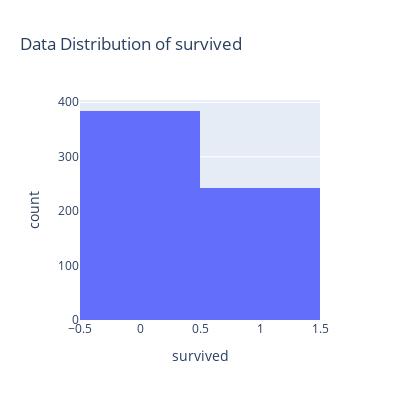
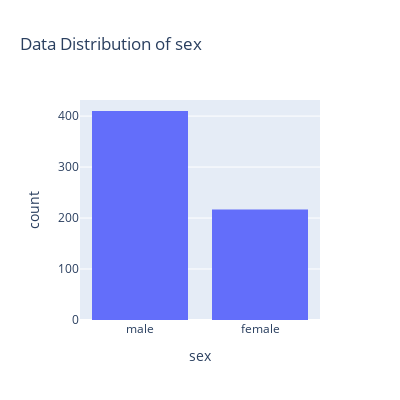
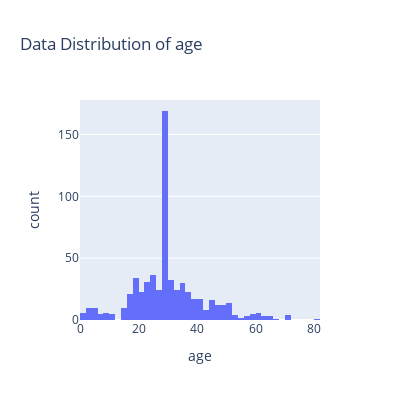
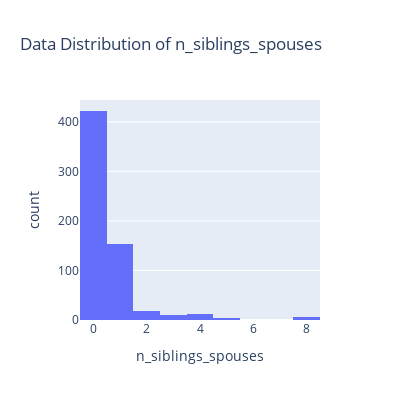

The cell these charts' notebook holds for them, in order:
### Code cell
import pandas as pd
import plotly.express as px

# Load the Titanic dataset into a pandas DataFrame
# Replace 'your_dataset.csv' with your dataset file name


# Create separate histograms for each column
for column in df.columns:
    fig = px.histogram(df, x=column, title=f'Data Distribution of {column}')
    fig.update_layout(height=400, width=400)
    fig.show()

### Figure 1 — Plotly figure (JSON) as saved in the notebook; plotly's stock layout.template omitted (floating-point values rounded to 4 significant figures; data arrays with more than 128 entries replaced by an {"elided": "..."} marker saying what was removed)
{"data": [{"alignmentgroup": "True", "bingroup": "x", "hovertemplate": "survived=%{x}<br>count=%{y}<extra></extra>", "legendgroup": "", "marker": {"color": "#636efa", "pattern": {"shape": ""}}, "name": "", "offsetgroup": "", "orientation": "v", "showlegend": false, "type": "histogram", "x": {"elided": "627 int values"}, "xaxis": "x", "yaxis": "y"}], "layout": {"barmode": "relative", "height": 400, "legend": {"tracegroupgap": 0}, "title": {"text": "Data Distribution of survived"}, "width": 400, "xaxis": {"anchor": "y", "domain": [0, 1], "title": {"text": "survived"}}, "yaxis": {"anchor": "x", "domain": [0, 1], "title": {"text": "count"}}}}

### Figure 2 — Plotly figure (JSON) as saved in the notebook; plotly's stock layout.template omitted (floating-point values rounded to 4 significant figures; data arrays with more than 128 entries replaced by an {"elided": "..."} marker saying what was removed)
{"data": [{"alignmentgroup": "True", "bingroup": "x", "hovertemplate": "sex=%{x}<br>count=%{y}<extra></extra>", "legendgroup": "", "marker": {"color": "#636efa", "pattern": {"shape": ""}}, "name": "", "offsetgroup": "", "orientation": "v", "showlegend": false, "type": "histogram", "x": {"elided": "627 str values"}, "xaxis": "x", "yaxis": "y"}], "layout": {"barmode": "relative", "height": 400, "legend": {"tracegroupgap": 0}, "title": {"text": "Data Distribution of sex"}, "width": 400, "xaxis": {"anchor": "y", "domain": [0, 1], "title": {"text": "sex"}}, "yaxis": {"anchor": "x", "domain": [0, 1], "title": {"text": "count"}}}}

### Figure 3 — Plotly figure (JSON) as saved in the notebook; plotly's stock layout.template omitted (floating-point values rounded to 4 significant figures; data arrays with more than 128 entries replaced by an {"elided": "..."} marker saying what was removed)
{"data": [{"alignmentgroup": "True", "bingroup": "x", "hovertemplate": "age=%{x}<br>count=%{y}<extra></extra>", "legendgroup": "", "marker": {"color": "#636efa", "pattern": {"shape": ""}}, "name": "", "offsetgroup": "", "orientation": "v", "showlegend": false, "type": "histogram", "x": {"elided": "627 float values"}, "xaxis": "x", "yaxis": "y"}], "layout": {"barmode": "relative", "height": 400, "legend": {"tracegroupgap": 0}, "title": {"text": "Data Distribution of age"}, "width": 400, "xaxis": {"anchor": "y", "domain": [0, 1], "title": {"text": "age"}}, "yaxis": {"anchor": "x", "domain": [0, 1], "title": {"text": "count"}}}}

### Figure 4 — Plotly figure (JSON) as saved in the notebook; plotly's stock layout.template omitted (floating-point values rounded to 4 significant figures; data arrays with more than 128 entries replaced by an {"elided": "..."} marker saying what was removed)
{"data": [{"alignmentgroup": "True", "bingroup": "x", "hovertemplate": "n_siblings_spouses=%{x}<br>count=%{y}<extra></extra>", "legendgroup": "", "marker": {"color": "#636efa", "pattern": {"shape": ""}}, "name": "", "offsetgroup": "", "orientation": "v", "showlegend": false, "type": "histogram", "x": {"elided": "627 int values"}, "xaxis": "x", "yaxis": "y"}], "layout": {"barmode": "relative", "height": 400, "legend": {"tracegroupgap": 0}, "title": {"text": "Data Distribution of n_siblings_spouses"}, "width": 400, "xaxis": {"anchor": "y", "domain": [0, 1], "title": {"text": "n_siblings_spouses"}}, "yaxis": {"anchor": "x", "domain": [0, 1], "title": {"text": "count"}}}}
